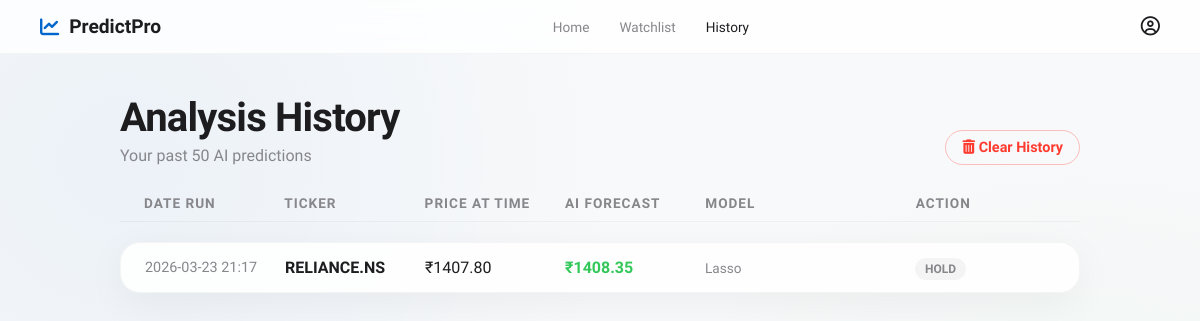
Before: /history with the older database file.
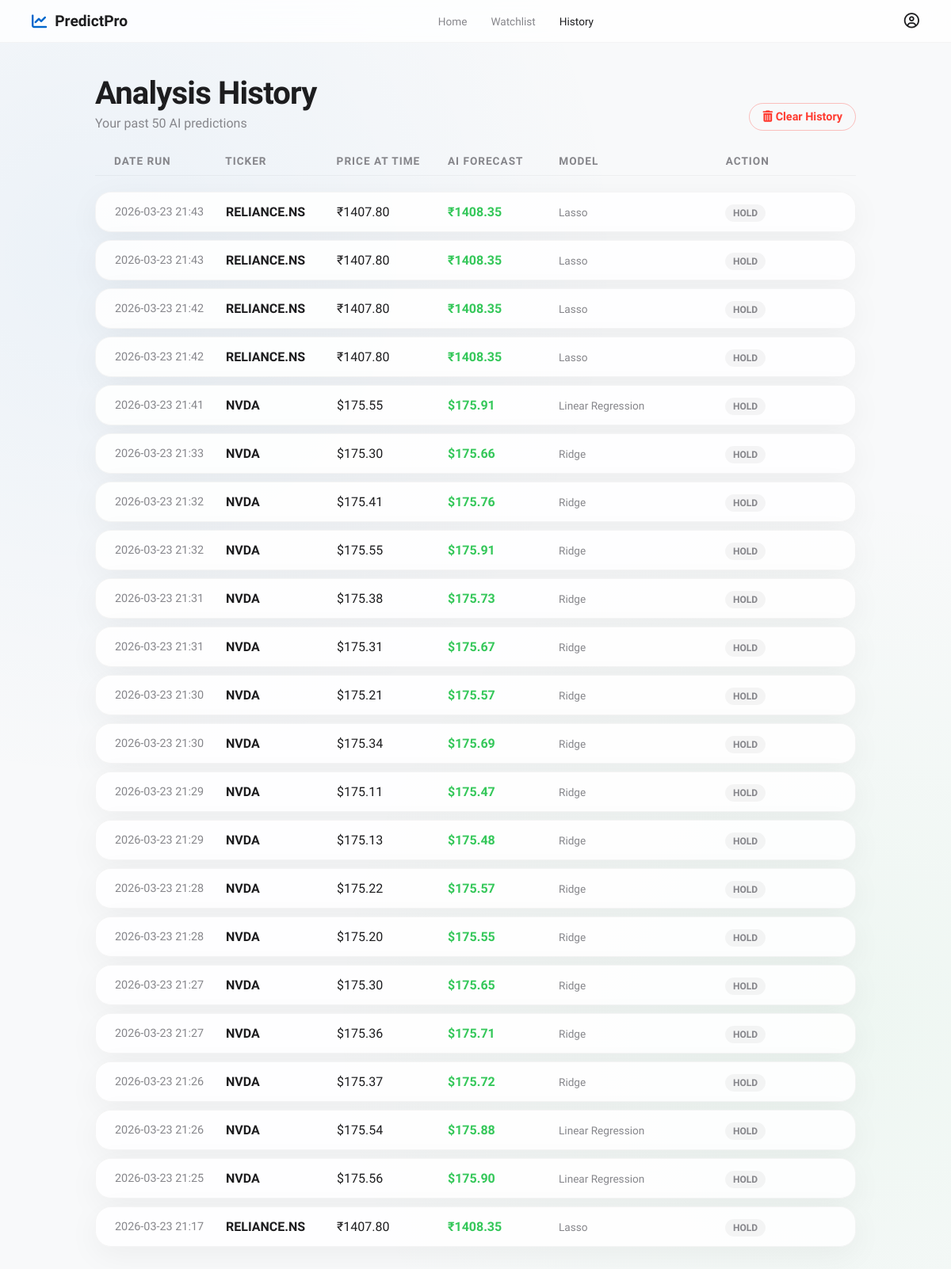
After: the same page with the newer database file.
### database.py (models this page shows)
class BaseModel(Model):
    class Meta:
        database = db

class PredictionHistory(BaseModel):
    ticker = CharField()
    date_run = DateTimeField(default=datetime.now)
    current_price = FloatField()
    predicted_price = FloatField()
    currency = CharField(default="$")
    ai_suggestion = CharField()
    confidence_score = FloatField(null=True)
    strategy_explanation = TextField(null=True)
    model_used = CharField(default="XGBoost")

### app.py (the view)
@app.route('/history')
def history():
    db.connect(reuse_if_open=True)
    records = PredictionHistory.select().order_by(PredictionHistory.date_run.desc()).limit(50)
    history_data = [
        {
            "ticker": r.ticker,
            "date": r.date_run.strftime('%Y-%m-%d %H:%M'),
            "current_price": r.current_price,
            "predicted_price": r.predicted_price,
            "currency": getattr(r, 'currency', '$'),
            "suggestion": r.ai_suggestion,
            "model_used": getattr(r, 'model_used', 'XGBoost')
        } for r in records
    ]
    db.close()
    return render_template('history.html', history=history_data)

### templates/history.html (shortened to what this page needs)
<!DOCTYPE html>
<html lang="en">
<head>
    <link rel="stylesheet" href="{{ url_for('static', filename='style.css') }}">
    <link rel="stylesheet" href="https://cdnjs.cloudflare.com/ajax/libs/font-awesome/6.4.0/css/all.min.css">
</head>
<body>
    <nav class="navbar">
        <div class="nav-logo" style="color: var(--accent-blue); display: flex; align-items: center; gap: 10px;">
            <i class="fa-solid fa-chart-line"></i>
            <span style="font-weight: 700; font-size: 1.2rem; color: var(--text-primary);">PredictPro</span>
        </div>
        <div class="nav-links">
            <a href="/">Home</a>
            <a href="/watchlist">Watchlist</a>
            <a href="/history" class="active">History</a>
        </div>
        <div class="nav-profile"><i class="fa-regular fa-user-circle"></i></div>
    </nav>
    <main class="page-container fade-in">
        <div style="display: flex; justify-content: space-between; align-items: flex-end; margin-bottom: 30px;">
            <div>
                <h1 class="page-title" style="margin-bottom: 5px;">Analysis History</h1>
                <p class="page-subtitle" style="margin-bottom: 0;">Your past 50 AI predictions</p>
            </div>
            {% if history %}
            <button id="clearHistoryBtn" class="secondary-btn" style="color: var(--danger); border-color: rgba(255,59,48,0.3);">
                <i class="fa-solid fa-trash-can"></i> Clear History
            </button>
            {% endif %}
        </div>
        {% if history %}
            <div class="grid-table history-grid">
                <div class="grid-header">
                    <div>Date Run</div>
                    <div>Ticker</div>
                    <div>Price at Time</div>
                    <div>AI Forecast</div>
                    <div>Model</div>
                    <div>Action</div>
                </div>
                {% for record in history %}
                    <div class="grid-row glass-widget">
                        <div style="color: var(--text-secondary); font-size: 0.9rem;">{{ record.date }}</div>
                        <div style="font-weight: 700;">{{ record.ticker }}</div>
                        <div>{{ record.currency }}{{ "%.2f"|format(record.current_price) }}</div>
                        <div style="font-weight: 600;" class="{{ 'positive' if record.predicted_price > record.current_price else 'negative' }}">
                            {{ record.currency }}{{ "%.2f"|format(record.predicted_price) }}
                        </div>
                        <div style="color: var(--text-secondary); font-size: 0.85rem;">
                            {{ record.model_used }}
                        </div>
                        <div>
                            <span class="history-chip {{ record.suggestion | lower }}-chip">
                                {{ record.suggestion }}
                            </span>
                        </div>
                    </div>
                {% endfor %}
            </div>
        {% else %}
            <div class="empty-state glass-widget">
                <i class="fa-solid fa-clock-rotate-left" style="font-size: 3rem; color: var(--text-secondary); margin-bottom: 20px;"></i>
                <h3>No history found</h3>
                <p>Track your AI intelligence requests over time here.</p>
            </div>
        {% endif %}
    </main>
</body>
</html>

### static/style.css (style rules this page uses)
:root { --bg-main: #f8f9fa; --text-primary: #1d1d1f; --text-secondary: #86868b; --accent-blue: #0066cc; --accent-hover: #0077ed; --card-bg: rgba(255, 255, 255, 0.85); --card-border: rgba(0, 0, 0, 0.04); --card-shadow: 0 10px 40px rgba(0, 0, 0, 0.05); --success: #34c759; --success-bg: rgba(52, 199, 89, 0.1); --danger: #ff3b30; --danger-bg: rgba(255, 59, 48, 0.1); --warning: #ffcc00; }
* { box-sizing: border-box; margin: 0; padding: 0; }
body { background-color: var(--bg-main); color: var(--text-primary); font-family: 'SF Pro Display', 'Inter', -apple-system, BlinkMacSystemFont, sans-serif; min-height: 100vh; display: flex; flex-direction: column; overflow-x: hidden; background-image: radial-gradient(circle at 10% 20%, rgba(0, 102, 204, 0.05) 0%, transparent 40%), radial-gradient(circle at 90% 80%, rgba(52, 199, 89, 0.05) 0%, transparent 40%); }
.navbar { display: flex; justify-content: space-between; align-items: center; padding: 15px 40px; background: rgba(255, 255, 255, 0.8); backdrop-filter: saturate(180%) blur(20px); -webkit-backdrop-filter: blur(20px); border-bottom: 1px solid var(--card-border); position: sticky; top: 0; z-index: 100; }
.nav-links { display: flex; gap: 30px; }
.nav-links a { text-decoration: none; color: var(--text-secondary); font-size: 0.85rem; font-weight: 500; transition: color 0.2s; }
.nav-links a:hover, .nav-links a.active { color: var(--text-primary); }
.nav-logo, .nav-profile { font-size: 1.2rem; color: var(--text-primary); cursor: pointer; }
.glass-widget { background: var(--card-bg); backdrop-filter: blur(20px); -webkit-backdrop-filter: blur(20px); border: 1px solid var(--card-border); border-radius: 20px; box-shadow: var(--card-shadow); padding: 24px; }
.hold-chip { background: var(--card-border); color: var(--text-secondary); }
.positive { color: var(--success); }
.fade-in { animation: slideUp 0.6s cubic-bezier(0.16, 1, 0.3, 1) forwards; }
.page-container { max-width: 1000px; margin: 40px auto; padding: 0 20px; width: 100%; flex: 1; }
.page-title { font-size: 2.5rem; letter-spacing: -0.02em; margin-bottom: 5px; }
.page-subtitle { color: var(--text-secondary); margin-bottom: 30px; }
.grid-table { display: flex; flex-direction: column; gap: 10px; width: 100%; }
.grid-header { display: grid; grid-template-columns: 1fr 1fr 1fr; padding: 0 24px 10px 24px; color: var(--text-secondary); font-size: 0.85rem; font-weight: 600; text-transform: uppercase; letter-spacing: 1px; border-bottom: 1px solid var(--card-border); margin-bottom: 10px; }
.history-grid .grid-header { grid-template-columns: 1fr 1fr 1fr 1fr 1.5fr 1fr; }
.grid-row { display: grid; grid-template-columns: 1fr 1fr 1fr; align-items: center; padding: 15px 24px; transition: transform 0.2s; }
.history-grid .grid-row { grid-template-columns: 1fr 1fr 1fr 1fr 1.5fr 1fr; }
.secondary-btn { background: transparent; border: 1px solid var(--card-border); color: var(--text-primary); padding: 8px 16px; border-radius: 20px; font-size: 0.9rem; font-weight: 600; font-family: inherit; cursor: pointer; transition: all 0.2s; }
.history-chip { padding: 4px 10px; border-radius: 12px; font-size: 0.75rem; font-weight: 700; }

Changed rows visible on the page:
added PredictionHistory: date "2026-03-23 21:43", ticker "RELIANCE.NS", currency "₹", current_price "1407.80", predicted_price "1408.35", model_used "Lasso", suggestion "HOLD"
added PredictionHistory: date "2026-03-23 21:43", ticker "RELIANCE.NS", currency "₹", current_price "1407.80", predicted_price "1408.35", model_used "Lasso", suggestion "HOLD"
added PredictionHistory: date "2026-03-23 21:42", ticker "RELIANCE.NS", currency "₹", current_price "1407.80", predicted_price "1408.35", model_used "Lasso", suggestion "HOLD"
added PredictionHistory: date "2026-03-23 21:42", ticker "RELIANCE.NS", currency "₹", current_price "1407.80", predicted_price "1408.35", model_used "Lasso", suggestion "HOLD"
added PredictionHistory: date "2026-03-23 21:41", ticker "NVDA", currency "$", current_price "175.55", predicted_price "175.91", model_used "Linear Regression", suggestion "HOLD"
added PredictionHistory: date "2026-03-23 21:33", ticker "NVDA", currency "$", current_price "175.30", predicted_price "175.66", model_used "Ridge", suggestion "HOLD"
added PredictionHistory: date "2026-03-23 21:32", ticker "NVDA", currency "$", current_price "175.41", predicted_price "175.76", model_used "Ridge", suggestion "HOLD"
added PredictionHistory: date "2026-03-23 21:32", ticker "NVDA", currency "$", current_price "175.55", predicted_price "175.91", model_used "Ridge", suggestion "HOLD"
added PredictionHistory: date "2026-03-23 21:31", ticker "NVDA", currency "$", current_price "175.38", predicted_price "175.73", model_used "Ridge", suggestion "HOLD"
added PredictionHistory: date "2026-03-23 21:31", ticker "NVDA", currency "$", current_price "175.31", predicted_price "175.67", model_used "Ridge", suggestion "HOLD"
added PredictionHistory: date "2026-03-23 21:30", ticker "NVDA", currency "$", current_price "175.21", predicted_price "175.57", model_used "Ridge", suggestion "HOLD"
added PredictionHistory: date "2026-03-23 21:30", ticker "NVDA", currency "$", current_price "175.34", predicted_price "175.69", model_used "Ridge", suggestion "HOLD"
added PredictionHistory: date "2026-03-23 21:29", ticker "NVDA", currency "$", current_price "175.11", predicted_price "175.47", model_used "Ridge", suggestion "HOLD"
added PredictionHistory: date "2026-03-23 21:29", ticker "NVDA", currency "$", current_price "175.13", predicted_price "175.48", model_used "Ridge", suggestion "HOLD"
added PredictionHistory: date "2026-03-23 21:28", ticker "NVDA", currency "$", current_price "175.22", predicted_price "175.57", model_used "Ridge", suggestion "HOLD"
added PredictionHistory: date "2026-03-23 21:28", ticker "NVDA", currency "$", current_price "175.20", predicted_price "175.55", model_used "Ridge", suggestion "HOLD"
added PredictionHistory: date "2026-03-23 21:27", ticker "NVDA", currency "$", current_price "175.30", predicted_price "175.65", model_used "Ridge", suggestion "HOLD"
added PredictionHistory: date "2026-03-23 21:27", ticker "NVDA", currency "$", current_price "175.36", predicted_price "175.71", model_used "Ridge", suggestion "HOLD"
added PredictionHistory: date "2026-03-23 21:26", ticker "NVDA", currency "$", current_price "175.37", predicted_price "175.72", model_used "Ridge", suggestion "HOLD"
added PredictionHistory: date "2026-03-23 21:26", ticker "NVDA", currency "$", current_price "175.54", predicted_price "175.88", model_used "Linear Regression", suggestion "HOLD"
added PredictionHistory: date "2026-03-23 21:25", ticker "NVDA", currency "$", current_price "175.56", predicted_price "175.90", model_used "Linear Regression", suggestion "HOLD"
